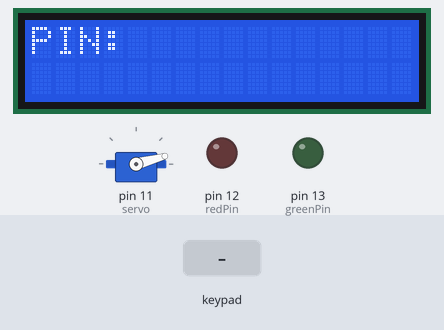
A sketch run on a simulated Arduino Uno, built with avr-gcc and run on an emulated ATmega328P. On the bench: 16×2 character LCD, servo, output pins drawn as LEDs (lit = HIGH). The test bench sets the inputs (shaded band). The modem accepts every AT command (registered, SIM ready, sends succeed) and sends nothing else; what the sketch prints to the serial monitor is not drawn.

Above: at 5.3 s.
5.4 s: keypad keys 6 6 2 2 # pressed 0.4 s apart
At 7.8 s:
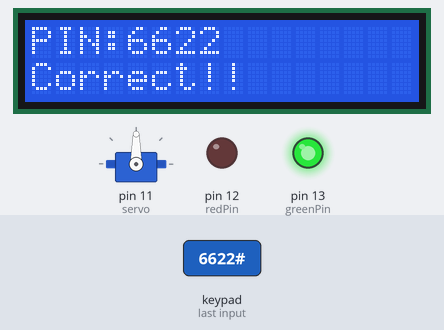
8.9 s: keypad keys 1 0 9 8 7 # pressed 0.4 s apart
At 11.9 s:
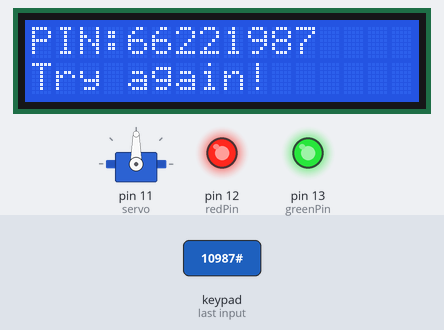
14.3 s: key '1' pressed
At 15.4 s:
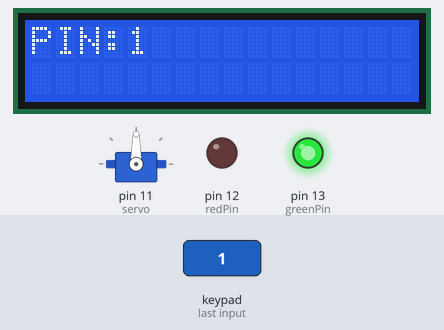
15.8 s: key '2' pressed
At 16.6 s:
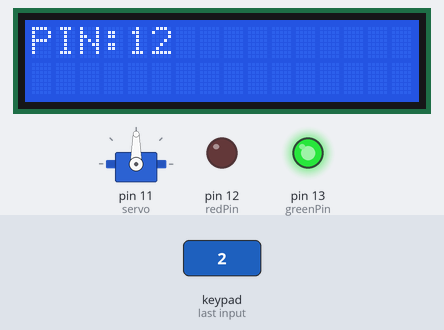
Timing chart, 0 to 18.8 s (numbered marks = the images above; inputs shaded):
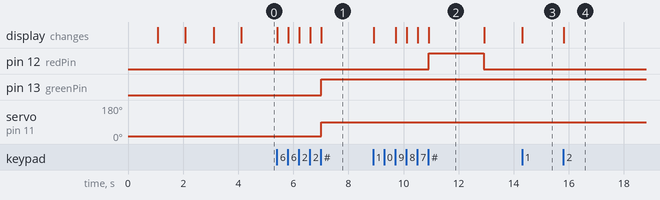

Measured:
- after the input at 5.4 s, pin 13 (greenPin): LOW → HIGH after 1.6 s; servo on pin 11 (servo): 15° → 90° after 1.6 s; the display: first changes at once (image 1 shows a later state)
- after the input at 8.9 s, pin 12 (redPin): LOW → HIGH after 2.0 s, → LOW 2.0 s later; the display: first changes at once (image 2 shows a later state)
- after the input at 14.3 s, the display: changes at once (image 3)
- after the input at 15.8 s, the display: changes at once (image 4)
- what the display in image 2 shows lasts 2.0 s, from 10.9 s to 12.9 s

The sketch:

SmartLock.ino
```cpp
#include <Wire.h>
#include <LiquidCrystal_I2C.h>
#include <Keypad.h>
#include <Servo.h>
#include <SoftwareSerial.h>

SoftwareSerial mySerial(3, 2);

// Set the LCD address to 0x27 for a 16 chars and 2 line display
LiquidCrystal_I2C lcd(0x27, 16, 2);

Servo servo;


const int ROW_NUM = 4;
const int COLUMN_NUM = 3;

char keys[ROW_NUM][COLUMN_NUM] = {
  {'1','2','3'},
  {'4','5','6'},
  {'7','8','9'},
  {'*','0','#'}
};

byte pin_rows[ROW_NUM] = {10, 9, 8, 7}; // pinii pentru randuri
byte pin_column[COLUMN_NUM] = {6, 5, 4}; // pinii pentru coloane

// Instanta keypad-ului
Keypad keypad = Keypad( makeKeymap(keys), pin_rows, pin_column, ROW_NUM, COLUMN_NUM );

String introducedPassword;
char keyPressed;
String password = "6622";

bool verif = false;

String newPIN = "";
String currentNumber = "";
String s = "";
bool ok = false;

int redPin = 12;
int greenPin = 13;
String myPhone = "0742068758";

void setup()
{
  // initialize the LCD
  lcd.begin();
  Serial.begin(9600);
  mySerial.begin(9600);
  Serial.println("Initializing...");
  delay(1000);
  mySerial.println("AT");
  updateSerial();
  lcd.setCursor(0, 0);
  lcd.print("1");
  delay(1000);
  mySerial.println("AT+CMGF=1");
  updateSerial();
  lcd.setCursor(0, 0);
  lcd.print("2");
  delay(1000);
  mySerial.println("AT+CNMI=1,2,0,0,0");
  updateSerial();
  lcd.setCursor(0, 0);
  lcd.print("3");
  delay(1000);

  // Turn on the blacklight and print a message.
  lcd.backlight();
  servo.write(15);
  //lcd.print("Hello, world!");
  pinMode(redPin, OUTPUT);
  pinMode(greenPin, OUTPUT);
  servo.attach(11);
}

void loop()
{
  updateSerial();
  // Do nothing here...
  readKeypad();
 lcd.setCursor(0, 0);
 lcd.print("PIN:");
 lcd.print(introducedPassword);


}
void readKeypad() {
  keyPressed = keypad.getKey();
  if (keyPressed >= '1' && keyPressed <= '9') {
    String konv = String(keyPressed);
    introducedPassword += konv;
  }
  else if(keyPressed == '#'){
    if (introducedPassword == password){
      lcd.setCursor(0,1);
      lcd.print("Correct!!");
      digitalWrite(greenPin, HIGH);
      servo.write(90);
    }
    else{
      lcd.setCursor(0,1);
      lcd.print("Try again!");
      digitalWrite(redPin, HIGH);
      delay(2000);
      lcd.clear();
      digitalWrite(redPin, LOW);
      introducedPassword = "";
      }
    }
    else if(keyPressed == '*'){
      servo.write(15);
      lcd.clear();
      digitalWrite(greenPin, LOW);
      introducedPassword = "";
    }
}

void updateSerial()
{
  ok = false;
  while (Serial.available())
  {
    mySerial.write(Serial.read());
  }
  while(mySerial.available())
  {
    if(ok == false){
      s = "";
      ok = true;
      verif = true;
    }
    char c = mySerial.read();
    s = s + c;
    Serial.write(c);
  }
  int len = s.length();
  newPIN = s.substring(50, len - 2);
  currentNumber = s.substring(11, 11 + 10);
  if(verif){
   if(currentNumber == myPhone){

      password = newPIN;
      lcd.clear();
     lcd.setCursor(0, 0);
     lcd.print("PIN changed!!");
     delay(2000);
     lcd.clear();
     currentNumber = "";
    }
    verif = false;
  }
}
```
